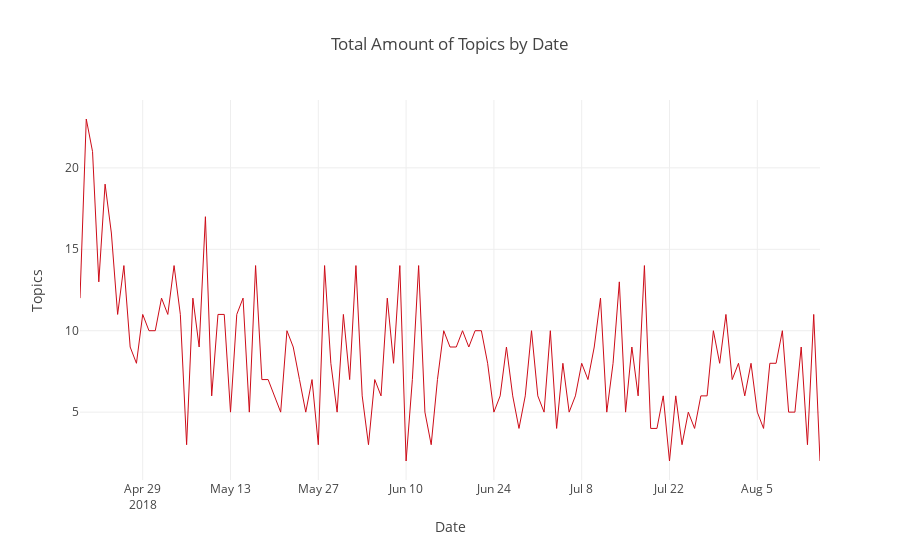

Notebook cell for this chart:
### Code cell
topics_by_time(period=topics_data.timestamp.dt.date, period_str='Date')
